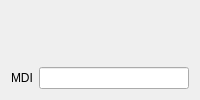
<?xml version="1.0" encoding="UTF-8"?>
<ui version="4.0">
 <class>pageOverview</class>
 <widget class="QWidget" name="pageOverview">
  <layout class="QVBoxLayout" name="ovLayout">
   <item>
    <widget class="GCodeGraphics" name="gcode_graphics">
     <property name="_dtg" stdset="0"><bool>false</bool></property>
    </widget>
   </item>
   <item>
    <layout class="QHBoxLayout" name="mdiRow">
     <item><widget class="QLabel" name="lbl_mdi"><property name="text"><string>MDI</string></property></widget></item>
     <item>
      <widget class="MDILine" name="mdiline">
       <property name="soft_keyboard_option" stdset="0"><bool>true</bool></property>
      </widget>
     </item>
    </layout>
   </item>
  </layout>
 </widget>
 <customwidgets>
  <customwidget><class>GCodeGraphics</class><extends>QWidget</extends><header>qtvcp.widgets.gcode_graphics</header></customwidget>
  <customwidget><class>MDILine</class><extends>QLineEdit</extends><header>qtvcp.widgets.mdi_line</header></customwidget>
 </customwidgets>
 <resources/>
 <connections/>
</ui>
